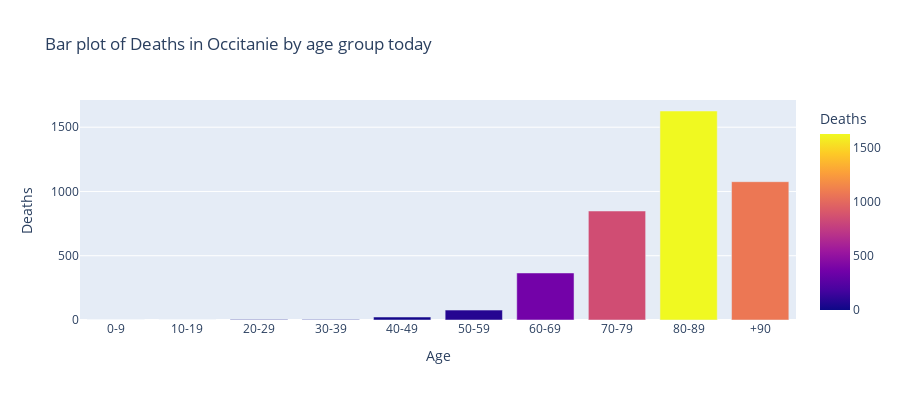

Notebook code for this chart:
### Code cell
#Barplots
barplots_cl_age.bar_age(7, 76, save=False)

### Figure 1 — Plotly figure (JSON) as saved in the notebook; plotly's stock layout.template omitted (floating-point values rounded to 4 significant figures)
{"data": [{"alignmentgroup": "True", "hovertemplate": "Age=%{x}<br>Deaths=%{marker.color}<extra></extra>", "legendgroup": "", "marker": {"color": [0, 0, 3, 4, 23, 77, 366, 848, 1626, 1076], "coloraxis": "coloraxis"}, "name": "", "offsetgroup": "", "orientation": "v", "showlegend": false, "textposition": "auto", "type": "bar", "x": ["0-9", "10-19", "20-29", "30-39", "40-49", "50-59", "60-69", "70-79", "80-89", "+90"], "xaxis": "x", "y": [0, 0, 3, 4, 23, 77, 366, 848, 1626, 1076], "yaxis": "y"}], "layout": {"barmode": "relative", "coloraxis": {"colorbar": {"title": {"text": "Deaths"}}, "colorscale": [[0, "#0d0887"], [0.1111, "#46039f"], [0.2222, "#7201a8"], [0.3333, "#9c179e"], [0.4444, "#bd3786"], [0.5556, "#d8576b"], [0.6667, "#ed7953"], [0.7778, "#fb9f3a"], [0.8889, "#fdca26"], [1, "#f0f921"]]}, "height": 400, "legend": {"tracegroupgap": 0}, "title": {"text": "Bar plot of Deaths in Occitanie by age group today"}, "xaxis": {"anchor": "y", "domain": [0, 1], "title": {"text": "Age"}}, "yaxis": {"anchor": "x", "domain": [0, 1], "title": {"text": "Deaths"}}}}
